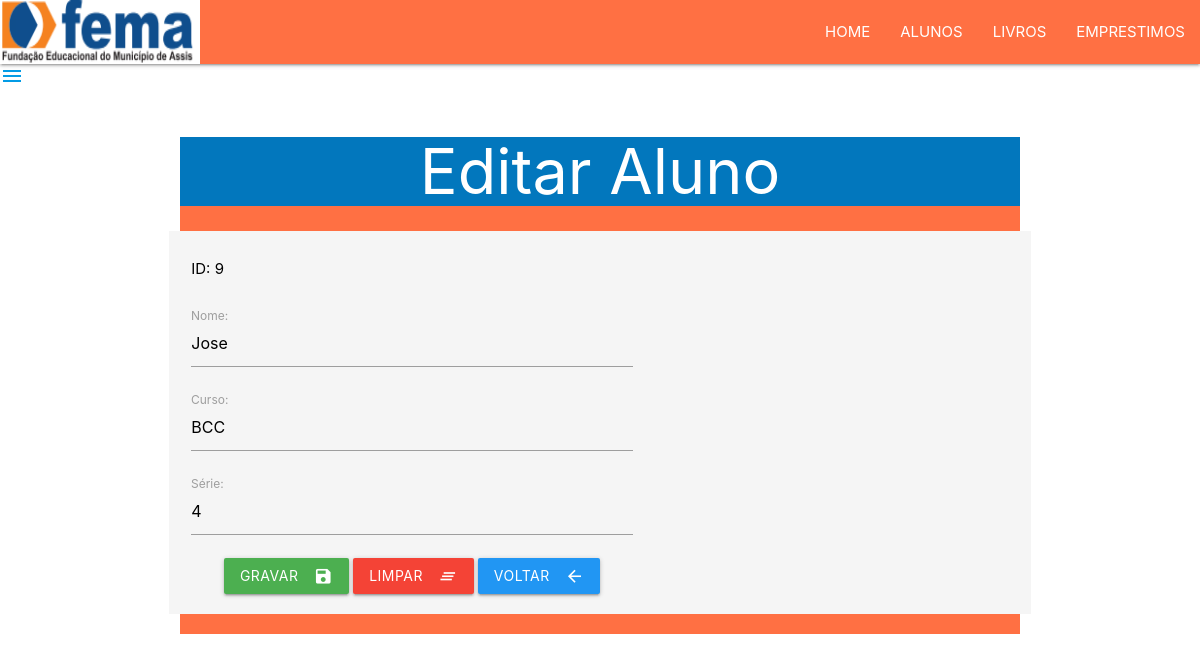
The page /VIEW/Aluno/frmEdtAluno.php?id=9 on the database its author committed.
### tables this page shows
CREATE TABLE `aluno` (
  `id` int(11) NOT NULL,
  `nome` varchar(35) NOT NULL,
  `curso` varchar(25) NOT NULL,
  `serie` int(11) NOT NULL
);

### DAL/aluno.php (called while the page is built, shortened)
<?php
include_once $_SERVER['DOCUMENT_ROOT'] . "/lpbccphp2025/DAL/conexao.php";
include_once $_SERVER['DOCUMENT_ROOT'] . "/lpbccphp2025/MODEl/aluno.php";
class Aluno
{
   public function SelectById(int $id)
   {
      $sql = "select * from aluno where id=?;";
      $con =  Conexao::conectar();
      $query = $con->prepare($sql);
      $query->execute(array($id));
      $linha = $query->fetch(\PDO::FETCH_ASSOC);
      $aluno = new \MODEL\Aluno();
      $aluno->setId($linha['id']);
      $aluno->setNome($linha['nome']);
      $aluno->setCurso($linha['curso']);
      $aluno->setSerie($linha['serie']);
      return $aluno;
   }
}

### DAL/conexao.php (called while the page is built, shortened)
<?php
   class Conexao {
      private static $dbNome = 'biblioteca';
      private static $dbHost = 'localhost';
      private static $dbUsuario = 'root';
      private static $dbSenha = '';
      private static $cont = null;
      public static function conectar(){
        if (self::$cont == null){
            try{
               self::$cont = new PDO("mysql:host=" . self::$dbHost . ";dbname=" . self::$dbNome,  self::$dbUsuario , self::$dbSenha);
            }
            catch (\PDOException $exception) {
                die ($exception->getMessage());
            }
        }
        return self::$cont;
    }
    public static function desconectar (){
        self::$cont = null;
        return self::$cont;
    }
   }
?>

### Model/aluno.php (called while the page is built, shortened)
<?php
    class Aluno{
        private ?int $id;
        private ?string $nome;
        private ?string $curso;
        private ?int $serie;
        public function getId(){
            return $this->id;
        }
        public function setId(int $id){
            $this->id = $id;
        }
        public function getNome(){
            return $this->nome;
        }
        public function setNome(string $nome){
            $this->nome = $nome;
        }
        public function getCurso(){
            return $this->curso;
        }
        public function setCurso(string $curso){
            $this->curso = $curso;
        }
        public function getSerie () {
            return $this->serie;
        }
        public function setSerie(string $serie){
            $this->serie = $serie;
        }
    }
?>

### VIEW/Aluno/frmEdtAluno.php (the view, shortened to what this page needs)
<?php
  include_once $_SERVER['DOCUMENT_ROOT'] . "/lpbccphp2025/MODEL/aluno.php";
  include_once $_SERVER['DOCUMENT_ROOT'] . "/lpbccphp2025/DAL/aluno.php";
  include_once $_SERVER['DOCUMENT_ROOT'] . "/lpbccphp2025/VIEW/menu.php";
   $id = $_GET['id'];
  $dalAluno = new DAL\Aluno();
  $aluno = $dalAluno->SelectById($id);
?>
<!DOCTYPE html>
<html lang="pt-br">
<head>
    <link rel="stylesheet" href="https://cdnjs.cloudflare.com/ajax/libs/materialize/1.0.0/css/materialize.min.css">
</head>
<body>
    <div class="container deep-orange lighten-1 col s12 ">
        <div class="center light-blue darken-3 white-text">
            <h1>Editar Aluno</h1>
        </div>
        <div class="row grey lighten-4 black-text">
           <form action="opEdtAluno.php" method="POST" class="col s10">
                <div class="input-field col s8">
                    <label for="id" class="black-text bold">ID: <?php echo $aluno->getID() ?></label>
                </div>
                <div class="input-field col s8">
                    <input placeholder="" id="nome" name="nome" type="text" class="validate"
                     value="<?php echo $aluno->getNome(); ?>" >
                    <label for="nomelabel">Nome: </label>
                </div>
                <div class="input-field col s8 ">
                    <input placeholder="" id="curso" name="curso" type="text" class="validate"
                     value="<?php echo $aluno->getCurso(); ?>" >
                    <label for="cursolabel">Curso: </label>
                </div>
                <div class="input-field col s8">
                    <input placeholder="" id="serie" name="serie" type="text" class="validate"
                     value="<?php echo $aluno->getSerie(); ?>">
                    <label for="serielabel">Série: </label>
                </div>
                <div class="center row col s8">
                    <button class="btn waves-effect waves-light green" type="submit">Gravar
                        <i class="material-icons right">save</i>
                    </button>
                    <button class="btn waves-effect waves-light red" type="reset">Limpar
                        <i class="material-icons right">clear_all</i>
                    </button>
                    <button class="btn waves-effect waves-light blue" type="button"
                    onclick="JavaScript:location.href='lstaluno.php'">Voltar
                        <i class="material-icons right">arrow_back</i>
                    </button>
                </div>
            </form>
        </div>
    </div>
</body>
</html>

### rows shown on the page
aluno: id "9", nome "Jose", curso "BCC", serie "4"
